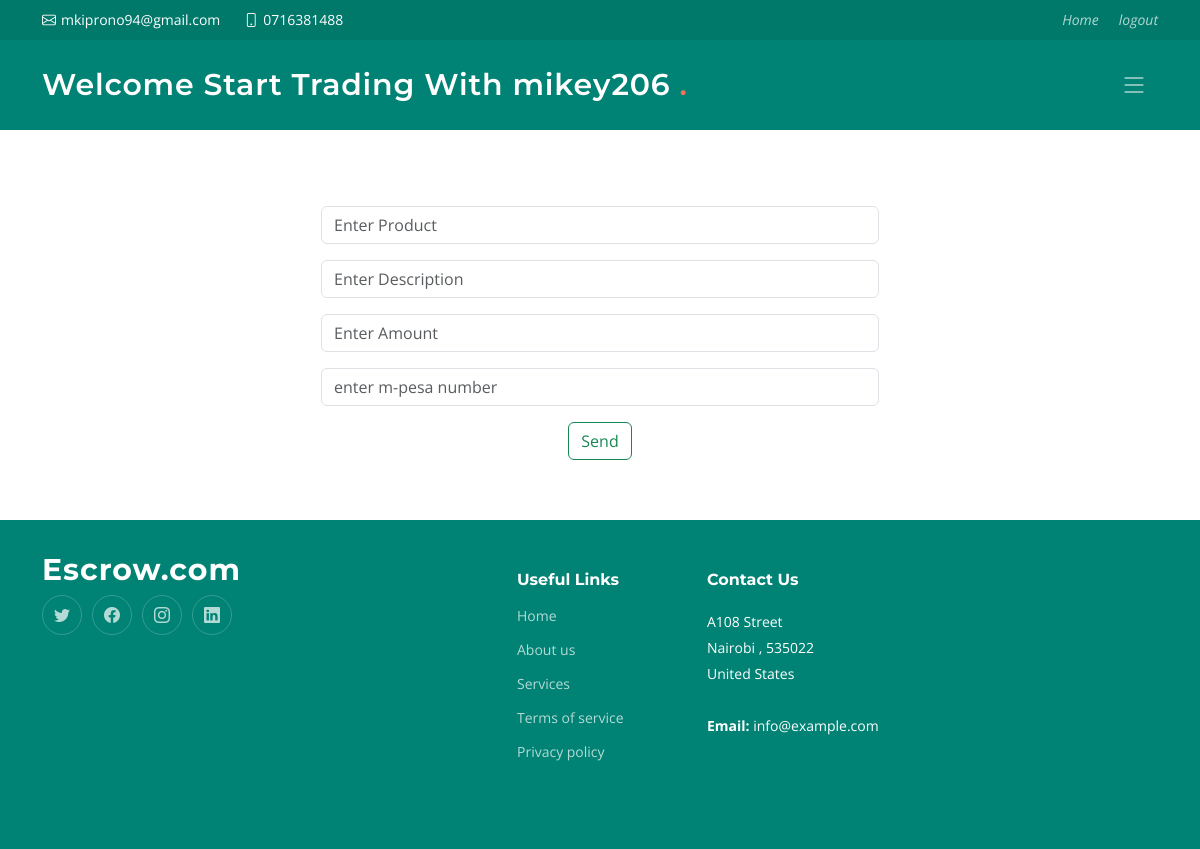
/payment1/ (signed in), run on the app's committed database.
### Main/models.py (models this page shows, shortened)
class Trader(models.Model):
    user = models.OneToOneField(User, on_delete=models.CASCADE)
    first_name = models.CharField(max_length=30)
    last_name = models.CharField(max_length=30)
    balance = models.DecimalField(max_digits=20, decimal_places=2, default=0.00)
    phone_number  = models.CharField(max_length=10)
    collateral_amount = models.DecimalField(max_digits=10, decimal_places=2)
    county = models.CharField(max_length=50)
    sub_county = models.CharField(max_length=50)

### Main/views.py (the view, shortened to what this page needs)
# urls.py: path('payment<str:pk>/', payment, name="payment"),
def payment(request,pk):
    user = request.user
    sender=Trader.objects.get(user=user)
    reciever = Trader.objects.get(pk=pk)
    customer_message = None
    return render(request, "main/payment.html", {"user":user,"customer_message":customer_message,"reciever":reciever})

### templates/main/payment.html (shortened to what this page needs)
<!DOCTYPE html>
<html lang="en">
<head>
  {% load static %}
  <link href="{% static 'home/assets/vendor/bootstrap/css/bootstrap.min.css' %}" rel="stylesheet">
  <link href="{% static 'home/assets/vendor/bootstrap-icons/bootstrap-icons.css' %}" rel="stylesheet">
  <link href="{% static 'home/assets/vendor/aos/aos.css' %}" rel="stylesheet">
  <link href="{% static 'home/assets/vendor/glightbox/css/glightbox.min.css' %}" rel="stylesheet">
  <link href="{% static 'home/assets/vendor/swiper/swiper-bundle.min.css' %}" rel="stylesheet">
  <link href="{% static 'home//assets/css/main.css' %}" rel="stylesheet">
</head>
<body>
  <section id="topbar" class="topbar d-flex align-items-center">
    <div class="container d-flex justify-content-center justify-content-md-between">
      <div class="contact-info d-flex align-items-center">
        <i class="bi bi-envelope d-flex align-items-center"><a href="#">{{ reciever.user.email }}</a></i>
        <i class="bi bi-phone d-flex align-items-center ms-4"><span>{{ reciever.phone_number }}</span></i>
      </div>
      <div class="social-links d-none d-md-flex align-items-center">
        <a href="{% url 'customer-home' %}" class="linkedin"><i class="bi bi">Home</i></i></a>
        <a href="{% url 'logout' %}" ><i>logout</i></i></a>
      </div>
    </div>
  </section>
  <header id="header" class="header d-flex align-items-center">
    <div class="container-fluid container-xl d-flex align-items-center justify-content-between mx-auto">
      <a href="#" class="logo d-flex align-"enter m-pesa number"items-center">
        <h1>Welcome Start Trading With {{ reciever.user }} <span>.</span></h1>
      </a>
      <i class="mobile-nav-toggle mobile-nav-show bi bi-list"></i>
    </div>
  </header>
    <section id="contact" class="contact">
      <div class="container" data-aos="fade-up">
        {% if customer_message %}
        {{ customer_message }}
        {% else %}
          <div class="col-lg-6 mx-auto">
            <form  method="post"  role="form" class="">
              <div class="form-group mt-3">
                <input type="text" class="form-control" name="product" id="subject" placeholder="Enter Product" required>
              </div>
              <div class="form-group mt-3">
                <input type="text" class="form-control" name="description" id="subject" placeholder="Enter Description" required>
              </div>
              <div class="form-group mt-3">
                <input type="text" class="form-control" name="amount" id="subject" placeholder="Enter Amount" required>
              </div>
              <div class="form-group mt-3">
                <input type="text" class="form-control" name="phone" rows="2" id="subject" placeholder="enter m-pesa number" required>
              </div>
              <div class="text-center"><button type="submit" class="btn btn-outline-success">Send</button></div>
            </form>
          </div>
          {% endif %}
        </div>
    </section>
  <footer id="footer" class="footer">
    <div class="container">
      <div class="row gy-4">
        <div class="col-lg-5 col-md-12 footer-info">
          <a href="index.html" class="logo d-flex align-items-center">
            <span>Escrow.com</span>
          </a>
          <div class="social-links d-flex mt-4">
            <a href="#" class="twitter"><i class="bi bi-twitter"></i></a>
            <a href="#" class="facebook"><i class="bi bi-facebook"></i></a>
            <a href="#" class="instagram"><i class="bi bi-instagram"></i></a>
            <a href="#" class="linkedin"><i class="bi bi-linkedin"></i></a>
          </div>
        </div>
        <div class="col-lg-2 col-6 footer-links">
          <h4>Useful Links</h4>
          <ul>
            <li><a href="#">Home</a></li>
            <li><a href="#">About us</a></li>
            <li><a href="#">Services</a></li>
            <li><a href="#">Terms of service</a></li>
            <li><a href="#">Privacy policy</a></li>
          </ul>
        </div>
        <div class="col-lg-3 col-md-12 footer-contact text-center text-md-start">
          <h4>Contact Us</h4>
          <p>
            A108  Street <br>
            Nairobi , 535022<br>
            United States <br><br>
            <strong>Email:</strong> info@example.com<br>
          </p>
        </div>
      </div>
    </div>
  </footer>
</body>
</html>

### static/home/assets/css/main.css (style rules this page uses)
:root { --font-default: "Open Sans", system-ui, -apple-system, "Segoe UI", Roboto, "Helvetica Neue", Arial, "Noto Sans", "Liberation Sans", sans-serif, "Apple Color Emoji", "Segoe UI Emoji", "Segoe UI Symbol", "Noto Color Emoji"; --font-primary: "Montserrat", sans-serif; --font-secondary: "Poppins", sans-serif; }
:root { --color-default: #222222; --color-primary: #008374; --color-secondary: #f85a40; }
:root { scroll-behavior: smooth; }
body { font-family: var(--font-default); color: var(--color-default); }
a { color: var(--color-primary); text-decoration: none; }
h1, h2, h3, h4, h5, h6 { font-family: var(--font-primary); }
section { padding: 60px 0; overflow: hidden; scroll-margin-top: 70px; overflow: clip; }
.topbar { background: #00796b; height: 40px; font-size: 14px; transition: all 0.5s; color: #fff; padding: 0; }
.topbar .contact-info i { font-style: normal; color: #fff; line-height: 0; }
.topbar .contact-info i a, .topbar .contact-info i span { padding-left: 5px; color: #fff; }
.topbar .contact-info i a { line-height: 0; transition: 0.3s; }
.topbar .social-links a { color: rgba(255, 255, 255, 0.7); line-height: 0; transition: 0.3s; margin-left: 20px; }
.header { transition: all 0.5s; z-index: 997; height: 90px; background-color: var(--color-primary); }
.header .logo h1 { font-size: 30px; margin: 0; font-weight: 600; letter-spacing: 0.8px; color: #fff; font-family: var(--font-primary); }
.header .logo h1 span { color: #f96f59; }
@media (max-width: 1279px) { .mobile-nav-show { color: rgba(255, 255, 255, 0.6); font-size: 28px; cursor: pointer; line-height: 0; transition: 0.5s; z-index: 9999; margin-right: 10px; } }
.footer { font-size: 14px; background-color: var(--color-primary); padding: 50px 0; color: white; }
.footer .footer-info .logo { line-height: 0; margin-bottom: 25px; }
.footer .footer-info .logo span { font-size: 30px; font-weight: 700; letter-spacing: 1px; color: #fff; font-family: var(--font-primary); }
.footer .social-links a { display: flex; align-items: center; justify-content: center; width: 40px; height: 40px; border-radius: 50%; border: 1px solid rgba(255, 255, 255, 0.2); font-size: 16px; color: rgba(255, 255, 255, 0.7); margin-right: 10px; transition: 0.3s; }
.footer h4 { font-size: 16px; font-weight: bold; position: relative; padding-bottom: 12px; }
.footer .footer-links { margin-bottom: 30px; }
.footer .footer-links ul { list-style: none; padding: 0; margin: 0; }
.footer .footer-links ul li { padding: 10px 0; display: flex; align-items: center; }
.footer .footer-links ul li:first-child { padding-top: 0; }
.footer .footer-links ul a { color: rgba(255, 255, 255, 0.7); transition: 0.3s; display: inline-block; line-height: 1; }
.footer .footer-contact p { line-height: 26px; }

### data on the page
Trader: user.email "mkiprono94@gmail.com", phone_number "0716381488", user "mikey206"
